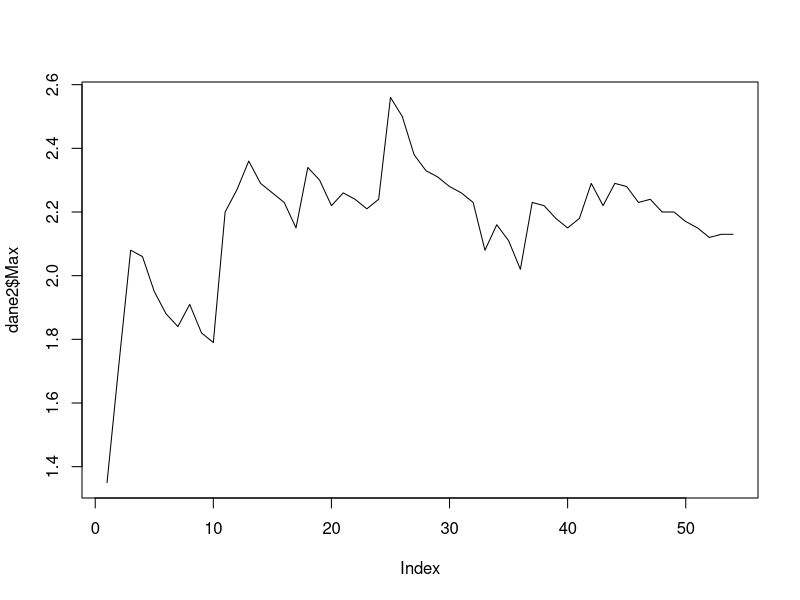
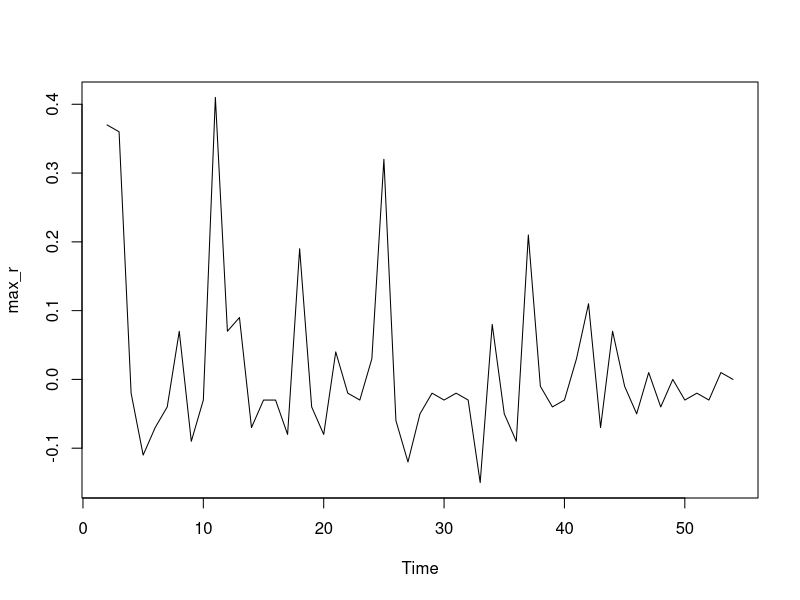
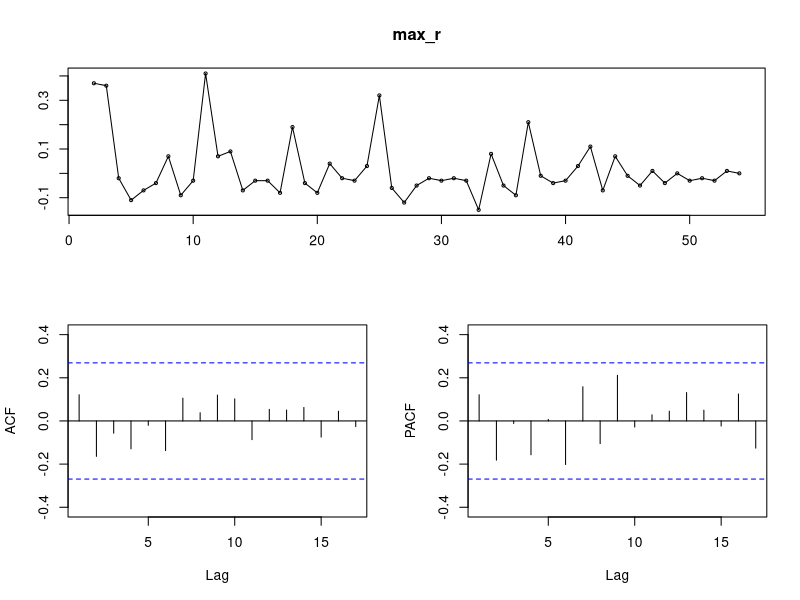
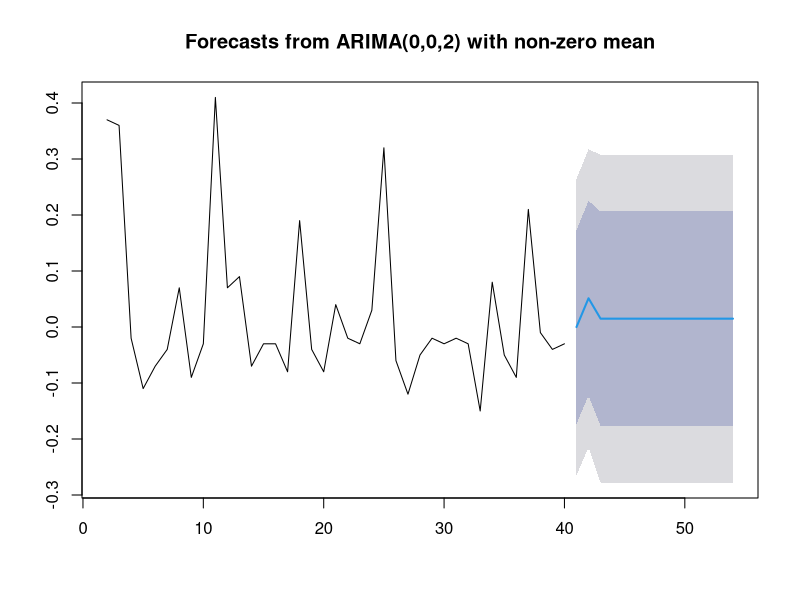
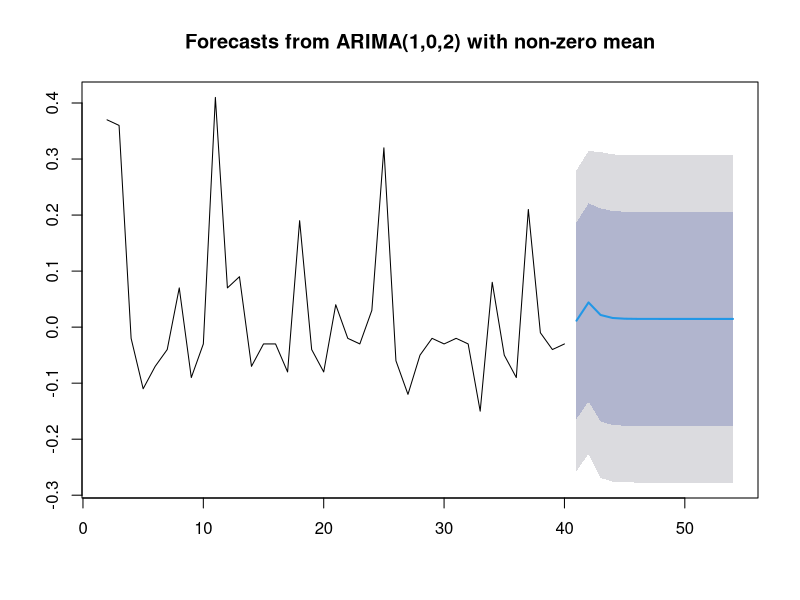
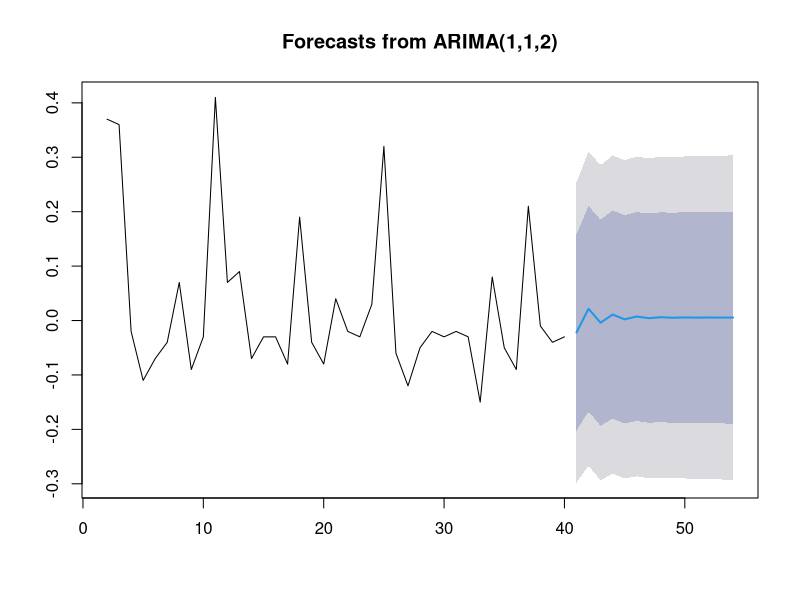

Source code (R) for these figures, in order:
## ---- chunk 1
knitr::opts_chunk$set(echo = TRUE)
## ---- chunk 2

library(dplyr)
library(tidyverse)
library(forecast)
library(tseries)
dane<- read.csv("JSzymanska_dane.csv", col.names =c("Data","Otwarcie","Zamkniecie","Max","Min","Obrot_mln_zl","Zmiana_proc."))
head(dane)
## ---- chunk 3
dane1<-dane
dane1 %>%
  arrange(Data)->dane2
head(dane2)

## ---- chunk 4
plot(dane2$Max, type="l")
## ---- chunk 5
max=ts(dane2$Max,frequency=1)
adftest=adf.test(max)
adftest
## ---- chunk 6
max_r=diff(max)
plot(max_r)
## ---- chunk 7
adftest2=adf.test(max_r)
adftest2
## ---- chunk 8
tsdisplay(max_r)
## ---- chunk 9
train=window(max_r,end=40)
train
test=window(max_r,start=41)
test

## ---- chunk 10
modelMA = Arima(train, order=c(0,0,2))
summary(modelMA)
forecastMA=forecast(modelMA, h=length(test))
bladMA=mean((forecastMA$mean-test)^2)
## ---- chunk 11
plot(forecastMA)

## ---- chunk 12
modelAR=Arima(train, order=c(1,0,2))
summary(modelAR)
forecastAR=forecast(modelAR, h=length(test))
bladAR=mean((forecastAR$mean-test)^2)

## ---- chunk 13
plot(forecastAR)
## ---- chunk 14
modelARIMA=Arima(train, order=c(1,1,2))
summary(modelARIMA)
forecastARIMA=forecast(modelARIMA, h=length(test))
bladARIMA=mean((forecastARIMA$mean-test)^2)
## ---- chunk 15
plot(forecastARIMA)
## ---- chunk 16
bladMA
bladAR
bladARIMA
